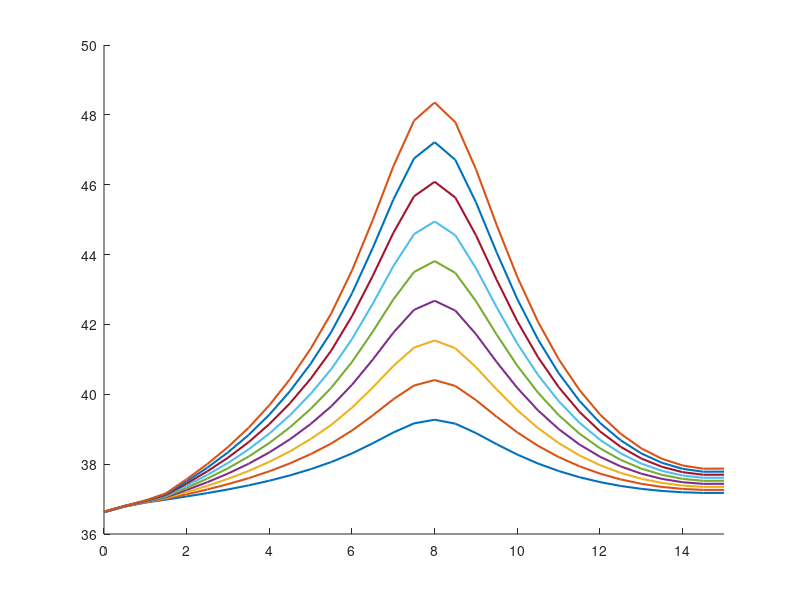

Recreate this plot in MATLAB. (Note: this script raises an error after producing the figure.)
%––––––––––––––––––––––––––––––––––––––––––––––––––––––––––––––––––––––––––––
% 1D hyperbolic bioheat w/ Gaussian tumor source, 3 skin layers, finer mesh
% and reduced dt for stability; snapshots at 2.5, 5, 7.5, 10 s in one plot.
%––––––––––––––––––––––––––––––––––––––––––––––––––––––––––––––––––––––––––––

clear; clc;

%% 1) DISCRETIZE TIME & SPATIAL DOMAINS
% Skin Layer thickness
L_epi = 0.0015;   % Epidermis (1.5 mm)
L_derm = 0.0035;  % Dermis (3.5 mm)
L_subq = 0.01;    % Subcutaneous (10 mm)
Lx = L_epi + L_derm + L_subq; % Domain Length

x_ast  = 0.008;   % [m]   Tumor center (midpoint of 0.05 m)

dx     = 0.0005;  % [m]   Spatial step → now 21 nodes from 0 to 0.05
dt     = 0.015;    % [s]   Time step (smaller for stability)
max_time = 10;   % plot up to 10s
time_steps = round(max_time/dt) + 1; % ensures we reach exactly 10 s: (n−1)*dt = 10
time = 0:dt:max_time+dt;

x  = 0:dx:Lx;          % x = [0, 0.0025, 0.005, …, 0.05]
nx = numel(x);

% Define Layers
layer = zeros(1, nx);
layer(x <= L_epi) = 1;                                  % Epidermis
layer(x > L_epi & x <= L_epi + L_derm) = 2;             % Dermis
layer(x > L_epi + L_derm) = 3;                          % Subcutaneous

% Find index of tumor center (closest grid point to x_ast)
[~, iTumor] = min(abs(x - x_ast));

%% 2) CONSTANTS AND PARAMETERS
% ------------ Physical Parameters ------------
% Skin Layer params
rho    = [1150 1116 900];   % [kg/m^3]  Tissue density (layers)
c      = [3590 3300 2500];  % [J/(kg·°C)]  Tissue specific heat
k      = [0.2 0.45 0.3];    % [W/(m·°C)]  Thermal conductivity
k_star = [0.1 0.1 0.1];     % [W/(m·°C·s)]  Hyperbolic‐term coefficient

% Blood params
h      = 4.5;     % [W/(m^2·°C)]    Convective coefficient at boundaries
wb     = 0.0098;  % [1/s]           Blood perfusion
rho_b  = 1056;    % [kg/m^3]        Blood density
cb     = 4000;    % [J/(kg·°C)]     Blood specific heat

Qm0    = 50.65;   % [W/m^3]         Metabolic heat (uniform)
Tb     = 37;      % [°C]            Arterial blood temperature
Tl     = [37 37 37];      % [°C]    Initial Ambient/tissue reference

% ------------ Gaussian‐source parameters ------------
% Q_r(i) = rho * S * P * exp( -a0*( x(i) - x_ast )^2 )
S      = 15;       % “per‐kg” scaling factor
% P    = 30;      % “power” factor (tune as needed)
a0     = 1e6;   % [1/m]  Gaussian width control

% ------------ Water vaporization and diffusion ------------
Da = 2.5e-5;    % m^2/s (air)
Mw = 0.018;     % kg/mol
Ra = 8.314;     % J/mol·K
Tw = 306;       % K (~33°C)
Pw = 5600;      % Pa (sat. vapor pressure at 33°C)
RH = 0.5;       % Relative humidity (fraction)
delta = 1e-4;   % m
c_air = 1005;   % J/kg·K
Df = [2e-9 2e-9 2e-9];  % m^2/s
cw = 4180;      % J/kg°C
rho_s = 1100;   % kg/m^3
rho_c = 1000;   % kg/m^3
nabla_r2 = (Lx/3)^2;

% ---------- Hyperbolic relaxation times ---------------
tau_q = 10;   % [s]
tau_T = 20;   % [s]
tau_v = 1;   % [s]


%% 3) INITIALIZE STORAGE FOR “SNAPSHOTS”
% Snapshot times (in seconds) and their corresponding loop‐indices
snapshot_times = linspace(2,max_time,5); % [2.5, 5.0, 7.5, 10.0];
snap_idx = round(snapshot_times/dt) + 1;
% e.g., 2.5/0.01 = 250 → +1 = 251 ⇒ t = (251−1)*0.01 = 2.50 s

T_p = zeros(nx,4); % For storing T(x,t=10s) for power testing
T_tumor_p = zeros(time_steps,4); % for storing tumor temp for power testing

z = 1;
powers = 10:5:50
for P = powers
    T_snapshots = zeros(nx, numel(snapshot_times));  
    % Each column j holds T(x) at t = snapshot_times(j)
    
    % Tumor temp array
    T_tumor = zeros(1, time_steps);
    
    % --------- Initialize temperature fields at t=0 -------------
    T     = ones(nx,1) * Tl(1);  
    T(find(layer == 1)) = Tl(1); T(find(layer == 2)) = Tl(2);
    T(find(layer == 3)) = Tl(3);
    T_new = T;   
    dTdt   = zeros(nx,1);
    d2Tdt2 = zeros(nx,1);


    %% 4) TIME‐MARCHING LOOP
    for n = 1:time_steps
    
        % (a) Update interior nodes i=2:(nx−1)
        for i = 2:(nx-1)
            L = layer(i);
    
            % (b) Calculate Heat Source values for given spatial step
            % Metabolic Heat Source:
            Qm = Qm0 * (1 + (T(i) - Tl(L))/10);         % [W/m^3] metabolic
    
            % Water diffusion:
            Qd = (Df(L) * cw * (rho_s - rho_c) / nabla_r2) * (T(i) - Tl(L));
            
            % Blood Perfusion (dermis, subq):
            if L > 1
                Qb = wb * rho_b * cb * (Tb - Tl(L));      % [W/m^3] perfusion (constant)
            else
                Qb = 0;
            end
    
            % Water vaporization (epidermis only)
            if L == 1
                Delta_m = (Da*Mw/(Ra*Tw)) * (Pw/Tw) * RH/(delta*c_air);
                Delta_Hvap = 2400e3; % J/kg
                Qv = Delta_m * Delta_Hvap / (delta * c_air);
            else 
                Qv = 0;
            end
    
            % Gaussian tumor heat source at node i:
            Qr = rho(L) * S * P * exp( -a0 * (x(i) - x_ast)^2 );  
    
            % Add up all heat sources to consolidate
            Q_tot = Qm + Qd + Qb + Qv + Qr;
    
            % 2nd‐spatial derivative (finite difference)
            d2Tdx2 = (T(i+1) - 2*T(i) + T(i-1)) / dx^2;
    
            % Hyperbolic bioheat terms:
            dTdt(i)   = (k(L)*d2Tdx2 + Q_tot) / (rho(L) * c(L));
            d2Tdt2(i) = (k_star(L)*d2Tdx2) / (rho(L) * c(L));
    
            % Update temperature at node i (eq. 7):
            T_new(i) = T(i) + dt * ( ...
               dTdt(i) + tau_q*dTdt(i) ...
             - tau_T*d2Tdt2(i) ...
             + (k(L) + k_star(L)*tau_v)*dTdt(i) );
        end
    
        % (c) Convective (Robin) BC at left boundary (i = 1):
        % Forward Euler Approx dx/t
        T_new(1) = (k(1) * T(2) + h*dx*22) / (h*dx + k(1)); % 22C is RT
    
        % (d) Convective (Robin) BC at right boundary (i = nx):
        % Backward Euler Approx dx/dt
        T_new(nx) = (h*dx*37 - k(3) * T(end-1)) / (h*dx - k(3)); % 37C is body temp

        % (e) Advance to next timestep
        T = T_new;
    
        % (f) If current “t” matches any snapshot index, store T(x)
        idx_this = find(snap_idx == n);
        if ~isempty(idx_this)
            T_snapshots(:, idx_this) = T;
        end
    
        % (g) Store T at tumor location
        T_tumor(n) = T_new(iTumor);
    end

    %% Store profile for given P to be compared after
    T_p(:,z) = T_snapshots(:,end);
    T_tumor_p(:,z) = T_tumor;
    z = z+1;

end % end of testing parameter loop (power)

%% Plot T(x) for Powers
figure('Position',[200,200,800,500]);
hold on;

colors = lines(numel(powers));  
for j = 1:size(T_p,2)
    plot(x*1000, T_p(:,j), 'Color', colors(j,:), 'LineWidth',1.5, ...
         'DisplayName', sprintf('P = %.1f W', powers(j)));
end

ylim([36 50])
xlim([0 Lx*10^3])
xline(0, '-',{'Epiderm'},'HandleVisibility','off','Fontsize',16)
xline((L_epi)*10^3,'-',{'Derm'},'HandleVisibility','off','Fontsize',16)
xline((L_epi+L_derm)*10^3,'-',{'Subcutaneous'},'HandleVisibility','off','Fontsize',16)
xline(x_ast*10^3,'-r',{'Tumor'},'LineWidth',5,'HandleVisibility','off','Fontsize',20)
xlabel('Distance (mm)','Fontsize',16);
ylabel('Temperature (°C)','Fontsize',16);
title(['Temperature Profile T(t=10s,x), Various Powers'],'Fontsize',20);
legend('Location','northeast','FontSize',12);
grid on;
hold off;


%% 6. PLOT: TUMOR TEMPERATURE VS TIME
figure('Position',[200,200,800,500]);
hold on;

colors = lines(numel(powers));  
for j = 1:size(T_p,2)
    plot(time, T_tumor_p(:,j), 'Color', colors(j,:), 'LineWidth',1.5, ...
         'DisplayName', sprintf('P = %.1f W', powers(j)));
end

xlim([0 time(end)])
ylim([36 50])
xlabel('time (s)','Fontsize',16);
ylabel('Temperature (°C)','Fontsize',16);
title(['Temperature at Tumor Location vs. Time, Various Powers'],'Fontsize',20);
legend('Location','best','FontSize',12);
grid on;
hold off;
